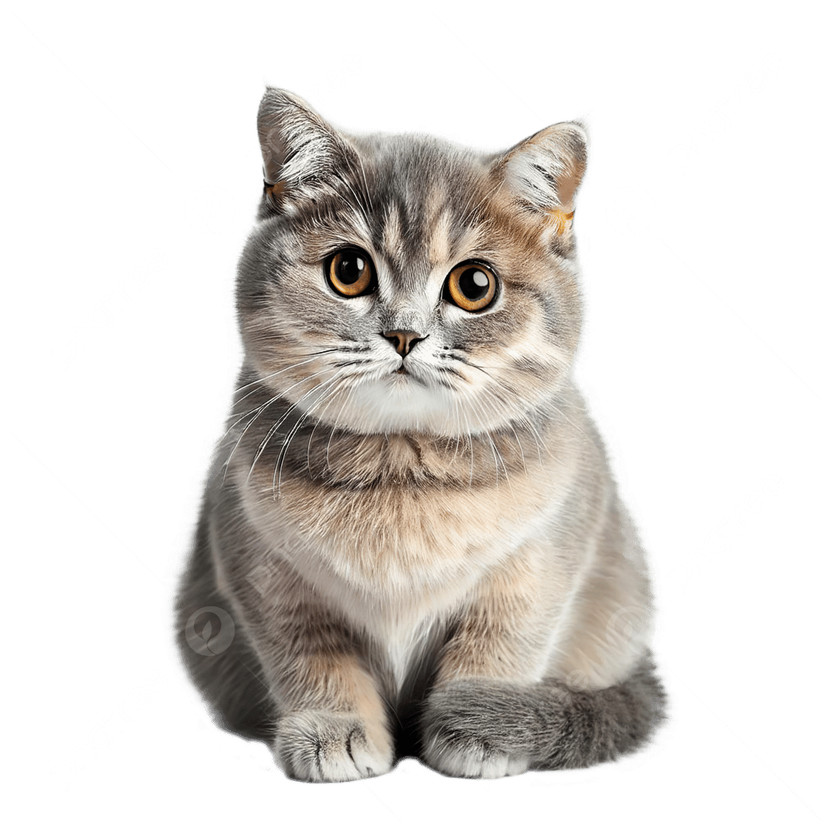
#> input picture image.png, 840 x 840 px, shrunk from 1200 x 1200 before the run
$ python image_encrypt.py
#> lines starting #> are read from the running program, lines starting #| are printed output that depends on the picture
from PIL import Image

# Open and convert image to RGB
img = Image.open("image.png").convert("RGB")
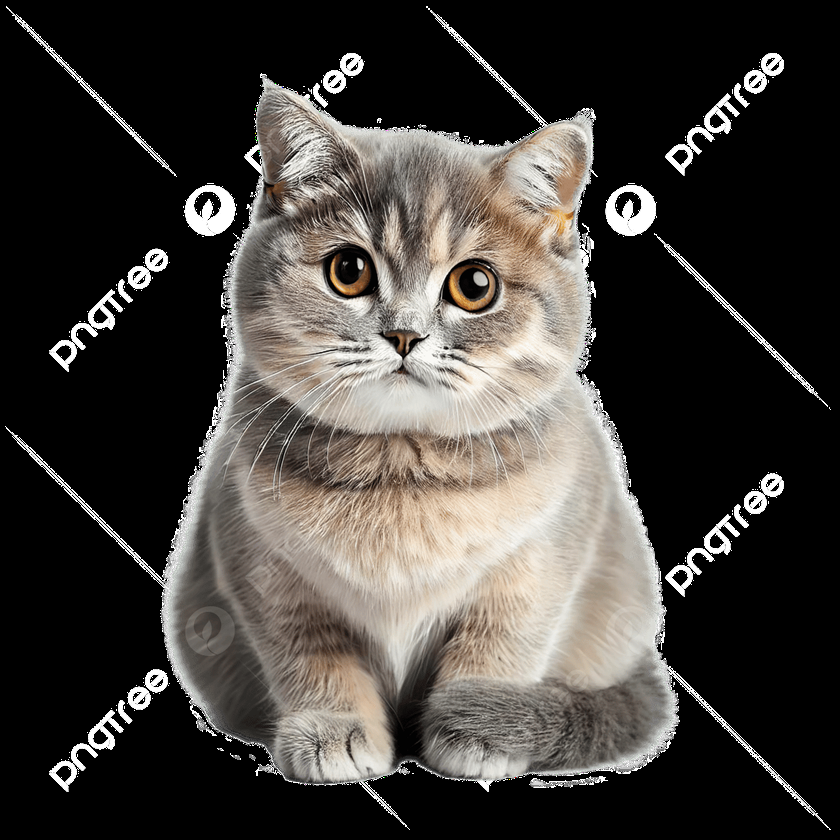
#> img: PIL image 840x840 RGB; mean R, G, B 67.9, 64.2, 60.2
pixels = img.load()

width, height = img.size
#> width = 840; height = 840

for x in range(width):
    for y in range(height):
        r, g, b = pixels[x, y]   # now it will work
        # simple encryption (example: invert colors)
        pixels[x, y] = (255-r, 255-g, 255-b)

# Save encrypted image
img.save("encrypted.png")
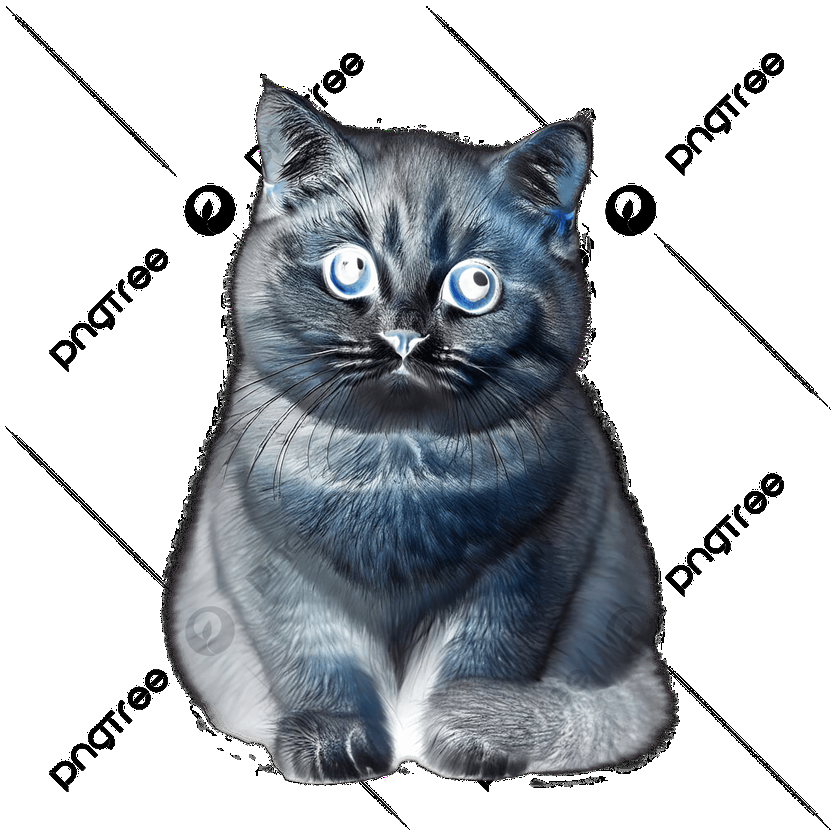
#> saved as encrypted.png: PIL image 840x840 RGB; mean R, G, B 187.1, 190.8, 194.8
print("Encryption complete. Saved as encrypted.png")
